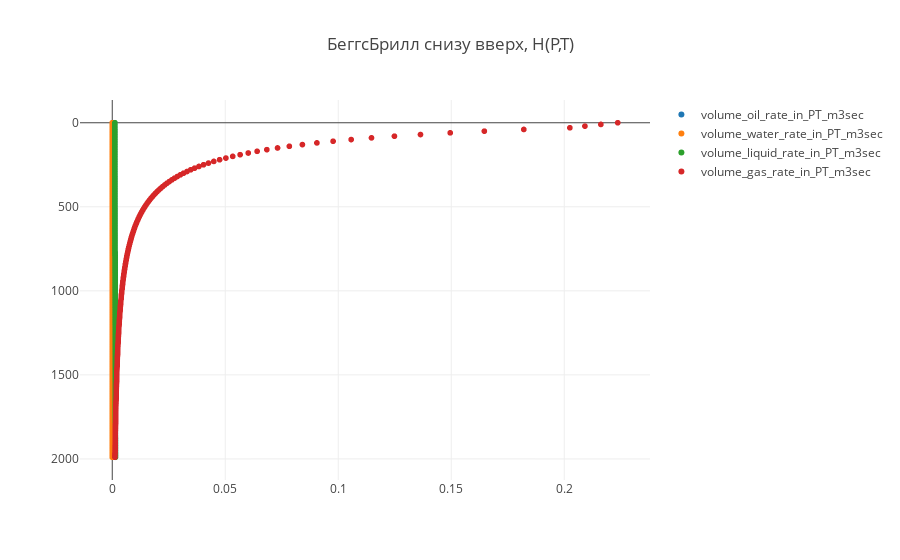

Notebook code for this chart:
### Code cell
trace1 = trace(24)
trace2 = trace(25)
trace3 = trace(26)
trace4 = trace(27)

data = [trace1, trace2, trace3, trace4]

plot()

### Figure 1 — Plotly figure (JSON) as saved in the notebook; plotly's stock layout.template omitted (floating-point values rounded to 4 significant figures; data arrays with more than 128 entries replaced by an {"elided": "..."} marker saying what was removed)
{"data": [{"mode": "markers", "name": "volume_oil_rate_in_PT_m3sec", "type": "scattergl", "uid": "9cf8b569-71c7-4382-b2ee-75faab25b1b3", "x": {"elided": "200 float values"}, "y": {"elided": "200 int values"}}, {"mode": "markers", "name": "volume_water_rate_in_PT_m3sec", "type": "scattergl", "uid": "7f3a9af3-ef58-4372-8e79-68ea37c37966", "x": {"elided": "200 int values"}, "y": {"elided": "200 int values"}}, {"mode": "markers", "name": "volume_liquid_rate_in_PT_m3sec", "type": "scattergl", "uid": "7021a9af-f63f-41e8-bd57-ca593f40317d", "x": {"elided": "200 float values"}, "y": {"elided": "200 int values"}}, {"mode": "markers", "name": "volume_gas_rate_in_PT_m3sec", "type": "scattergl", "uid": "d521ba37-6d1d-4348-8e9e-3a09b3bf2202", "x": {"elided": "200 float values"}, "y": {"elided": "200 int values"}}], "layout": {"title": {"text": "БеггсБрилл снизу вверх, H(P,T)"}, "yaxis": {"autorange": "reversed"}}}
